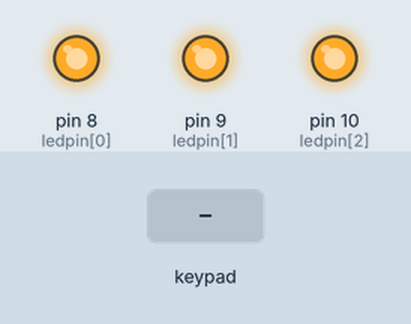
Bench run of a sketch on a simulated Arduino Uno, built with avr-gcc and run on an emulated ATmega328P. Shown: output pins drawn as LEDs (lit = HIGH). Wiring (inferred from the names in the program): 3×3 keypad with keys 1 2 3 4 5 6 7 8 9 (labels assumed): rows pin 2, pin 3, pin 4; columns pin 5, pin 6, pin 7. The test bench sets the inputs (shaded band). Pins used as bus, display or sensor lines are not drawn.

Above: at 1.2 s.
1.3 s: key '1' pressed
At 1.38 s:
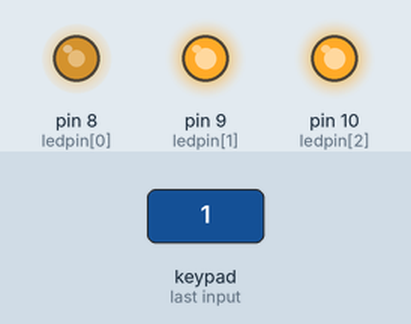
2.9 s: keypad keys 5 6 7 pressed 0.4 s apart
At 2.99 s:
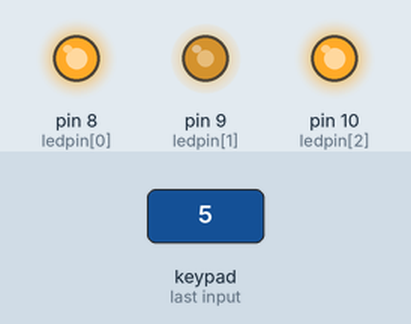
5.9 s: key '2' pressed
At 6.4 s:
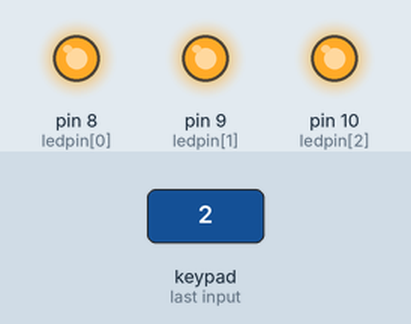
7.5 s: keypad keys 2 3 4 pressed 0.4 s apart
At 7.83 s:
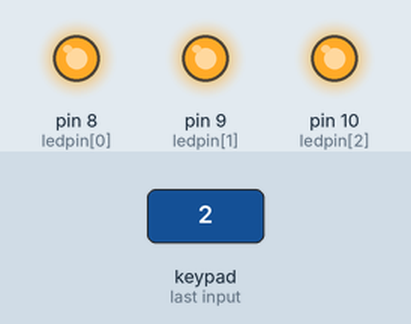
10.5 s: key '4' pressed
At 11.7 s:
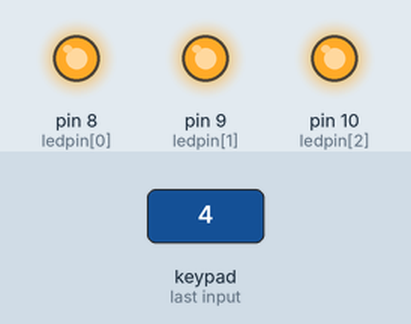
12.0 s: key '7' pressed
At 12.09 s:
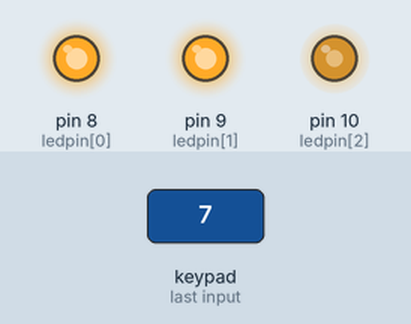
Timing chart, 0 to 14.5 s (numbered marks = the images above; inputs shaded):
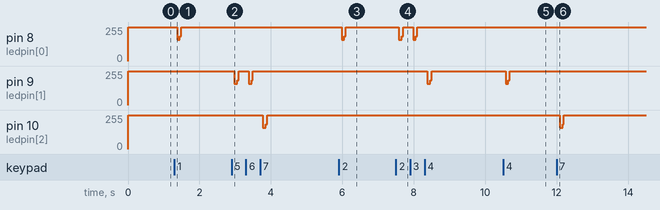

The sketch:

matrix.ino
```cpp
int colpin[]  = { 5, 6, 7 };
int ledpin[]  = { 8, 9, 10 };
int reedpin[] = { 2, 3, 4 };

bool state[3][3] = {
  { 1, 0, 0 },
  { 0, 1, 0 },
  { 0, 0, 1 }
};

const int dim = 3;
const bool display = true;

void setup() {
  for (int i = 0; i < dim; i++) {
    pinMode(colpin[i],  OUTPUT);
    pinMode(ledpin[i],  OUTPUT);
    pinMode(reedpin[i], INPUT);
  }

  Serial.begin(9600);
  // put your setup code here, to run once:

  digitalWrite(ledpin[0], HIGH);
}

void loop() {
  for (int row = 0; row < dim; row++) {
    digitalWrite(colpin[row], HIGH);
    for (int col = 0; col < dim; col++) {
      state[row][col] = digitalRead(reedpin[col]);
      digitalWrite(ledpin[col], !state[row][col]);
    }
    delay(5);
    // delay(1000);
    digitalWrite(colpin[row], LOW);
  }
  // show();
  // delay(1000);
}

void show() {
  Serial.println("+---+---+---+");
  for (int row = 0; row < dim; row++) {
    for (int col = 0; col < dim; col++) {
      Serial.print("| ");
      Serial.print(state[row][col]);
      Serial.print(" ");
    }
    Serial.println("|");
    Serial.println("+---+---+---+");
  }
  Serial.println();
}
```

Measured:
- after the input at 1.3 s, pin 8 (ledpin[0]): 255/255 → 159/255 after 0.07 s, → 255/255 0.08 s later
- after the input at 2.9 s, pin 9 (ledpin[1]): 255/255 → 159/255 after 0.08 s, → 255/255 0.08 s later, → 158/255 0.32 s later, → 255/255 0.08 s later; pin 10 (ledpin[2]): 255/255 → 159/255 after 0.88 s, → 255/255 0.08 s later
- after the input at 5.9 s, pin 8 (ledpin[0]): 255/255 → 159/255 after 0.08 s, → 255/255 0.08 s later
- after the input at 7.5 s, pin 8 (ledpin[0]): 255/255 → 159/255 after 0.08 s, → 255/255 0.08 s later, → 158/255 0.32 s later, → 255/255 0.08 s later; pin 9 (ledpin[1]): 255/255 → 159/255 after 0.88 s, → 255/255 0.08 s later
- after the input at 10.5 s, pin 9 (ledpin[1]): 255/255 → 159/255 after 0.07 s, → 255/255 0.08 s later
- after the input at 12.0 s, pin 10 (ledpin[2]): 255/255 → 159/255 after 0.08 s, → 255/255 0.08 s later
